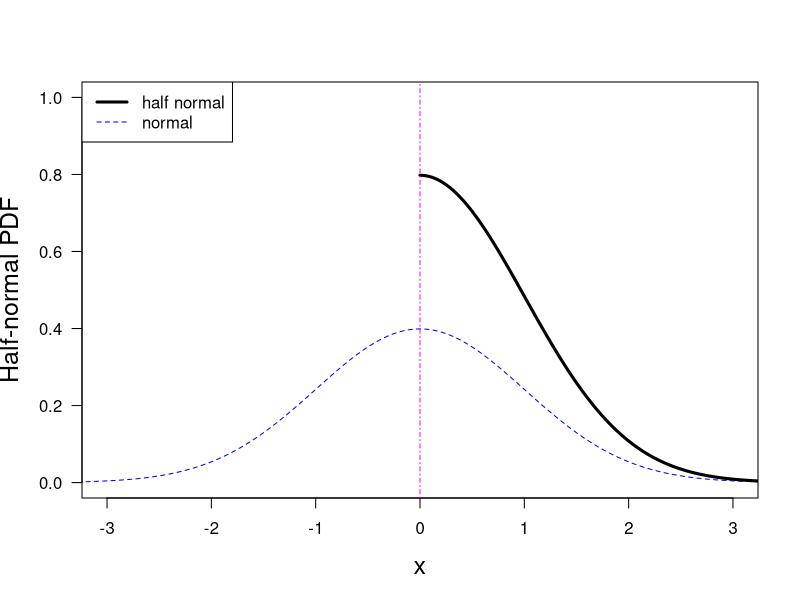

This chart was generated by the following R code:
print('file: PDsPDFsHalfNormalPDF.R')
# half-normal PDF
x0 = seq(-4,4,0.01); y0 = dnorm(x0)
x = seq(0,4,0.01); y = 2*dnorm(x)
# png('HalfNormalPDF200705.png',width=16,height=12,units='cm',res=300)
plot(x0,y0,type='l',xlab='x',ylab='Half-normal PDF',col='blue',lwd=1,
     las=1,lty=2,xlim=c(-3,3),ylim=c(0,1),cex.lab=1.5) 
lines(x,y,col='black',lwd=3)
abline(v=0,col='magenta',lty=4)
legend('topleft',legend=c('half normal','normal'),col=c('black','blue'),
       lty=c(1,2),lwd=c(3,1))
# dev.off()